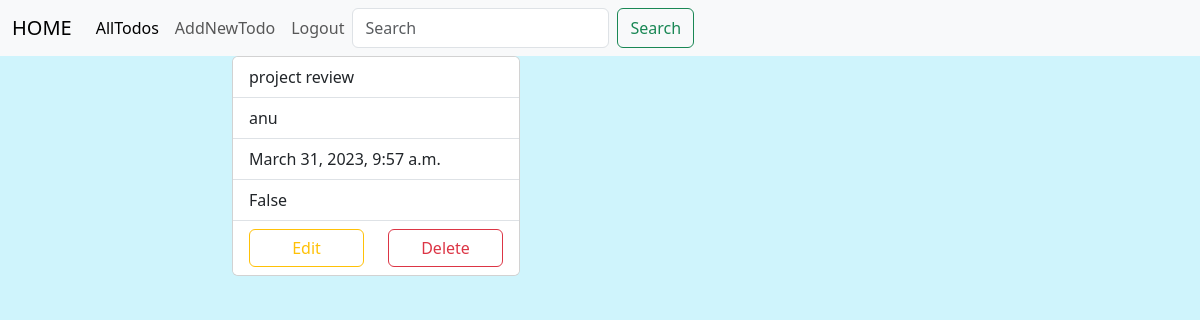
The app's page /todos/7/detail/ (signed in) with its own data.
### todo/models.py (models this page shows, shortened)
class Task(models.Model):
    task_name=models.CharField(max_length=200)
    user=models.ForeignKey(User,on_delete=models.CASCADE)
    status=models.BooleanField(default=False)
    created_date=models.DateTimeField(auto_now_add=True)

### todo/views.py (the view)
# urls.py: path('todos/<int:pk>/detail/',views.TaskDetailView.as_view(),name="task-detail"),
@method_decorator(signin_required,name="dispatch")
class TaskDetailView(DetailView):
    model=Task
    template_name="task-detail.html"
    context_object_name="task"

### todo/views.py (called while the page is built)
def signin_required(fn):
    def wrapper(request,*args,**kwargs):
        if not request.user.is_authenticated:
            messages.error(request,"login required")
            return redirect("signin")
        return fn(request,*args,**kwargs)
    return wrapper

### todo/templates/task-detail.html (shortened to what this page needs)
{%extends 'base.html'%}
{%block bodyblock%}
<div class="row">
    <div class="col-2"></div>
    <div class="col-8">
        <div class="card" style="width: 18rem;">
            <ul class="list-group list-group-flush">
              <li class="list-group-item">{{task.task_name}}</li>
              <li class="list-group-item">{{task.user}}</li>
              <li class="list-group-item">{{task.created_date}}</li>
              <li class="list-group-item">{{task.status}}</li>
              <li class="list-group-item">
                <div class="row">
                    <div class="col-6">
                        <a href="{%url 'task-edit' task.id%}" class="btn btn-outline-warning form-control">Edit</a>
                    </div>
                    <div class="col-6">
                        <a href="{%url 'task-delete' task.id%}" class="btn btn-outline-danger form-control">Delete</a>
                    </div>
                </div>
              </li>
            </ul>
          </div>
    </div>
    <div class="col-2"></div>
</div>
{%endblock%}

### records on screen
Task: task_name "project review", user "anu", created_date "March 31, 2023, 9:57 a.m.", status "False"
